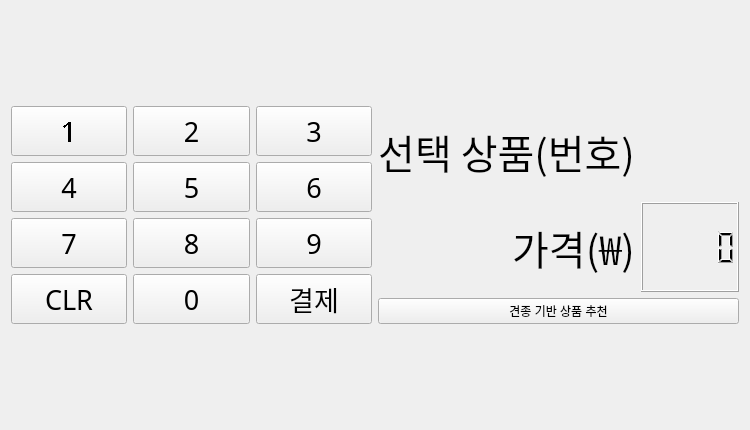
<?xml version="1.0" encoding="UTF-8"?>
<ui version="4.0">
 <class>Tab3ControlPannel</class>
 <widget class="QWidget" name="Tab3ControlPannel">
  <property name="geometry">
   <rect>
    <x>0</x>
    <y>0</y>
    <width>750</width>
    <height>430</height>
   </rect>
  </property>
  <property name="windowTitle">
   <string>Form</string>
  </property>
  <property name="layoutDirection">
   <enum>Qt::LeftToRight</enum>
  </property>
  <layout class="QVBoxLayout" name="verticalLayout">
   <item>
    <layout class="QHBoxLayout" name="horizontalLayout">
     <item>
      <layout class="QGridLayout" name="gridLayout_2" rowstretch="1,1,1,1">
       <item row="1" column="2">
        <widget class="QPushButton" name="pushButton_6">
         <property name="minimumSize">
          <size>
           <width>50</width>
           <height>50</height>
          </size>
         </property>
         <property name="font">
          <font>
           <family>Ubuntu Light</family>
           <pointsize>20</pointsize>
          </font>
         </property>
         <property name="text">
          <string>6</string>
         </property>
        </widget>
       </item>
       <item row="2" column="2">
        <widget class="QPushButton" name="pushButton_9">
         <property name="minimumSize">
          <size>
           <width>50</width>
           <height>50</height>
          </size>
         </property>
         <property name="font">
          <font>
           <family>Ubuntu Light</family>
           <pointsize>20</pointsize>
          </font>
         </property>
         <property name="text">
          <string>9</string>
         </property>
        </widget>
       </item>
       <item row="2" column="0">
        <widget class="QPushButton" name="pushButton_7">
         <property name="minimumSize">
          <size>
           <width>50</width>
           <height>50</height>
          </size>
         </property>
         <property name="font">
          <font>
           <family>Ubuntu Light</family>
           <pointsize>20</pointsize>
          </font>
         </property>
         <property name="text">
          <string>7</string>
         </property>
        </widget>
       </item>
       <item row="3" column="2">
        <widget class="QPushButton" name="pbPayment">
         <property name="minimumSize">
          <size>
           <width>50</width>
           <height>50</height>
          </size>
         </property>
         <property name="font">
          <font>
           <family>Ubuntu Light</family>
           <pointsize>20</pointsize>
          </font>
         </property>
         <property name="text">
          <string>결제</string>
         </property>
        </widget>
       </item>
       <item row="2" column="1">
        <widget class="QPushButton" name="pushButton_8">
         <property name="minimumSize">
          <size>
           <width>50</width>
           <height>50</height>
          </size>
         </property>
         <property name="font">
          <font>
           <family>Ubuntu Light</family>
           <pointsize>20</pointsize>
          </font>
         </property>
         <property name="text">
          <string>8</string>
         </property>
        </widget>
       </item>
       <item row="0" column="0">
        <widget class="QPushButton" name="pushButton">
         <property name="enabled">
          <bool>true</bool>
         </property>
         <property name="minimumSize">
          <size>
           <width>50</width>
           <height>50</height>
          </size>
         </property>
         <property name="baseSize">
          <size>
           <width>0</width>
           <height>0</height>
          </size>
         </property>
         <property name="font">
          <font>
           <family>Ubuntu Light</family>
           <pointsize>20</pointsize>
           <italic>false</italic>
           <underline>false</underline>
           <strikeout>false</strikeout>
           <stylestrategy>NoAntialias</stylestrategy>
          </font>
         </property>
         <property name="toolTip">
          <string/>
         </property>
         <property name="text">
          <string>1</string>
         </property>
         <property name="iconSize">
          <size>
           <width>16</width>
           <height>16</height>
          </size>
         </property>
         <property name="checkable">
          <bool>false</bool>
         </property>
         <property name="autoDefault">
          <bool>false</bool>
         </property>
         <property name="default">
          <bool>false</bool>
         </property>
         <property name="flat">
          <bool>false</bool>
         </property>
        </widget>
       </item>
       <item row="1" column="0">
        <widget class="QPushButton" name="pushButton_4">
         <property name="minimumSize">
          <size>
           <width>50</width>
           <height>50</height>
          </size>
         </property>
         <property name="font">
          <font>
           <family>Ubuntu Light</family>
           <pointsize>20</pointsize>
          </font>
         </property>
         <property name="text">
          <string>4</string>
         </property>
        </widget>
       </item>
       <item row="0" column="1">
        <widget class="QPushButton" name="pushButton_2">
         <property name="minimumSize">
          <size>
           <width>50</width>
           <height>50</height>
          </size>
         </property>
         <property name="font">
          <font>
           <family>Ubuntu Light</family>
           <pointsize>20</pointsize>
          </font>
         </property>
         <property name="text">
          <string>2</string>
         </property>
        </widget>
       </item>
       <item row="3" column="0">
        <widget class="QPushButton" name="pbCLR">
         <property name="minimumSize">
          <size>
           <width>50</width>
           <height>50</height>
          </size>
         </property>
         <property name="font">
          <font>
           <family>Ubuntu Light</family>
           <pointsize>20</pointsize>
          </font>
         </property>
         <property name="text">
          <string>CLR</string>
         </property>
        </widget>
       </item>
       <item row="3" column="1">
        <widget class="QPushButton" name="pushButton_11">
         <property name="minimumSize">
          <size>
           <width>50</width>
           <height>50</height>
          </size>
         </property>
         <property name="font">
          <font>
           <family>Ubuntu Light</family>
           <pointsize>20</pointsize>
          </font>
         </property>
         <property name="text">
          <string>0</string>
         </property>
        </widget>
       </item>
       <item row="0" column="2">
        <widget class="QPushButton" name="pushButton_3">
         <property name="minimumSize">
          <size>
           <width>50</width>
           <height>50</height>
          </size>
         </property>
         <property name="font">
          <font>
           <family>Ubuntu Light</family>
           <pointsize>20</pointsize>
          </font>
         </property>
         <property name="text">
          <string>3</string>
         </property>
        </widget>
       </item>
       <item row="1" column="1">
        <widget class="QPushButton" name="pushButton_5">
         <property name="minimumSize">
          <size>
           <width>50</width>
           <height>50</height>
          </size>
         </property>
         <property name="font">
          <font>
           <family>Ubuntu Light</family>
           <pointsize>20</pointsize>
          </font>
         </property>
         <property name="text">
          <string>5</string>
         </property>
        </widget>
       </item>
      </layout>
     </item>
     <item>
      <layout class="QGridLayout" name="gridLayout_4">
       <item row="0" column="0">
        <widget class="QLabel" name="label">
         <property name="font">
          <font>
           <family>Ubuntu Light</family>
           <pointsize>30</pointsize>
          </font>
         </property>
         <property name="layoutDirection">
          <enum>Qt::LeftToRight</enum>
         </property>
         <property name="text">
          <string>선택 상품(번호)</string>
         </property>
         <property name="alignment">
          <set>Qt::AlignRight|Qt::AlignTrailing|Qt::AlignVCenter</set>
         </property>
        </widget>
       </item>
       <item row="1" column="1">
        <widget class="QLCDNumber" name="lcdNumber_2"/>
       </item>
       <item row="1" column="0">
        <widget class="QLabel" name="label_2">
         <property name="font">
          <font>
           <family>Ubuntu Light</family>
           <pointsize>30</pointsize>
          </font>
         </property>
         <property name="text">
          <string>가격(₩)</string>
         </property>
         <property name="alignment">
          <set>Qt::AlignRight|Qt::AlignTrailing|Qt::AlignVCenter</set>
         </property>
        </widget>
       </item>
       <item row="0" column="1">
        <widget class="QLabel" name="label_3">
         <property name="font">
          <font>
           <pointsize>25</pointsize>
          </font>
         </property>
         <property name="text">
          <string/>
         </property>
        </widget>
       </item>
       <item row="2" column="0" colspan="2">
        <widget class="QPushButton" name="pbRecommend">
         <property name="enabled">
          <bool>true</bool>
         </property>
         <property name="font">
          <font>
           <kerning>false</kerning>
          </font>
         </property>
         <property name="text">
          <string>견종 기반 상품 추천</string>
         </property>
        </widget>
       </item>
      </layout>
     </item>
    </layout>
   </item>
  </layout>
 </widget>
 <resources/>
 <connections/>
</ui>
